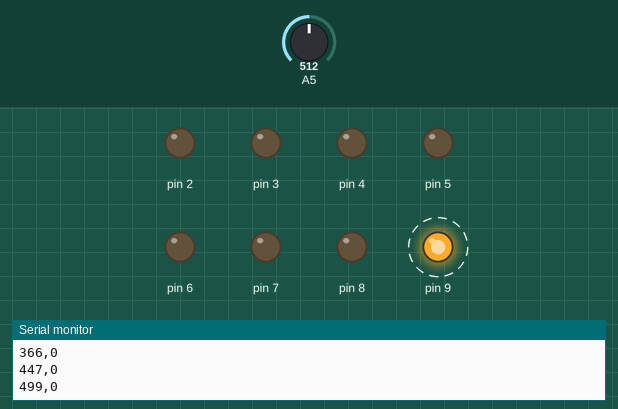
Recording of a sketch running on a simulated Arduino Uno, built with avr-gcc and run on an emulated ATmega328P. Parts: output pins drawn as LEDs (lit = HIGH), the last lines printed to the serial monitor. Dashed ring = blinking. The inputs (shaded band) are chosen by the test bench; at power-on: A5 = 512.

Above: at 2.2 s.
2.3 s: A5 set to 716
At 2.9 s:
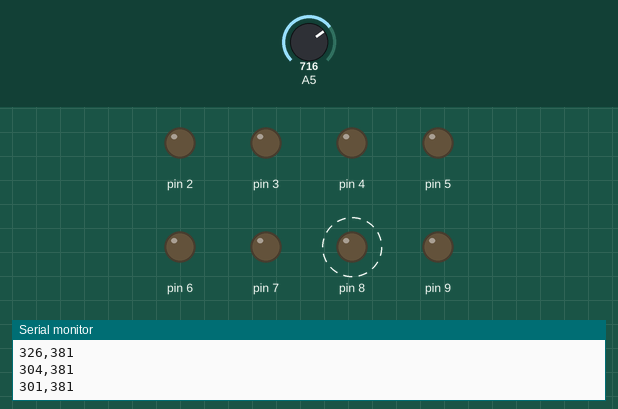
3.8 s: A5 set to 900
At 5.33 s:
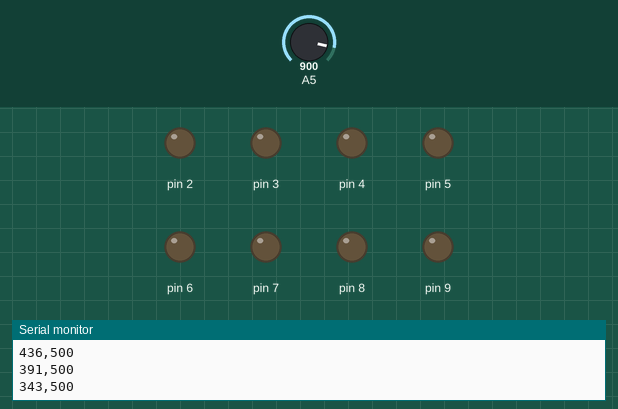
At 6.8 s:
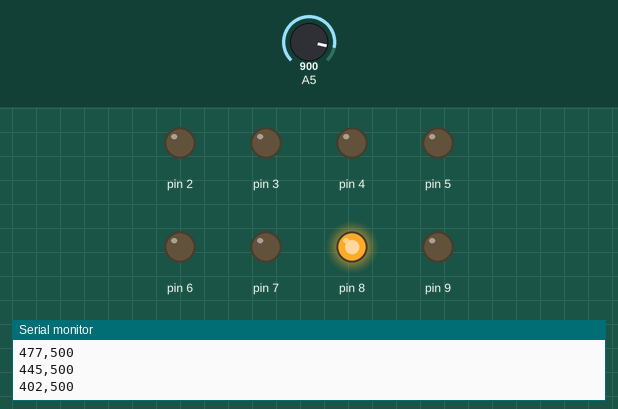
Timing chart, 0 to 12.8 s (numbered marks = the images above; inputs shaded):
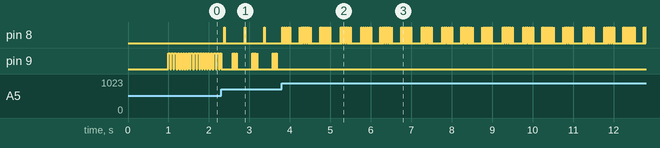

Measured:
- after the input at 2.3 s, pin 8: alternates HIGH for 0.01 s and LOW for 0.49 s, starting after 0.08 s
- after the input at 3.8 s, pin 9: stops changing and stays LOW
- by itself, pin 9: repeats every 0.52 s: 2 × (HIGH 0.01 s, LOW 0.03 s), HIGH 0.01 s, LOW 0.38 s, HIGH 0.01 s, LOW 0.03 s

The sketch:

TB_proportional.ino
```cpp
#include <Arduino.h>
#include <math.h>

void setup() {
  //このプログラムは基本的にUNO向けなので注意
  DDRD = DDRD | B11111100;
  DDRB = DDRB | B00000011;

  //人工筋内圧
  pinMode(A2, INPUT);
  pinMode(A3, INPUT);
  pinMode(A4, INPUT);
  pinMode(A5, INPUT);

  //リンク内角
  pinMode(A0, INPUT);
  pinMode(A1, INPUT);

  Serial.begin(115200);
  delay(1000);
}

unsigned long stopwatch = millis();
int p_target = 0;
int p_now = 0;
int error = 0;
int openspan = 0;
void loop() {

  //sinカーブ
  p_target = 400 + 100*sin((millis() * 2UL * PI)/500);

  //現在の圧力
  p_now = map(constrain(analogRead(A5),   513, 779),   513, 779, 0, 500);

  error = p_target - p_now;

  // ここの定数で動きが変わる
  openspan = constrain(0.1 * abs(error), 0, 100);

  //目標のほうが大きいので，吸気する
  if (error > 0) {
    digitalWrite(9, HIGH);
    delay(openspan);
    digitalWrite(9, LOW);

  //目標のほうが小さいので，排気する
  } else if (error < 0) {
    digitalWrite(8, HIGH);
    delay(openspan);
    digitalWrite(8, LOW);

  } else {}

  Serial.print(p_target);
  Serial.print(",");
  Serial.println(p_now);
  delay(30);
}
```
